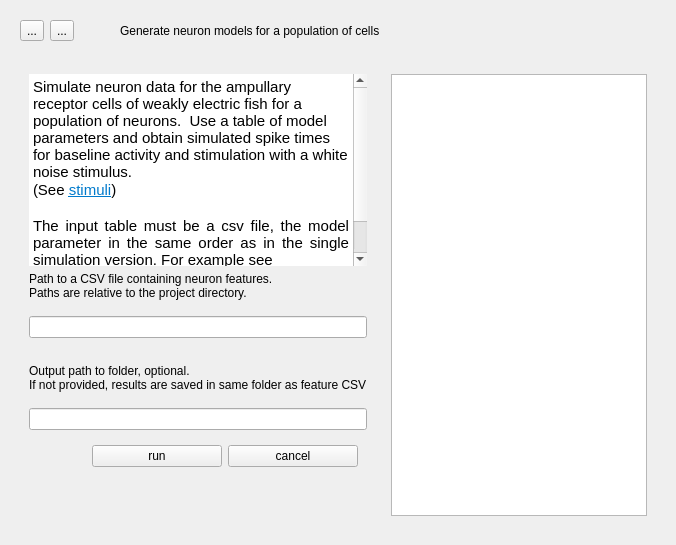
      <widget class="QWidget" name="table_gen">
       <layout class="QVBoxLayout" name="verticalLayout_16" stretch="0,1">
        <item>
         <widget class="QWidget" name="tc_header" native="true">
          <layout class="QHBoxLayout" name="horizontalLayout_4">
           <item>
            <widget class="QToolButton" name="tc_back_to_main">
             <property name="maximumSize">
              <size>
               <width>16777215</width>
               <height>27</height>
              </size>
             </property>
             <property name="text">
              <string>...</string>
             </property>
             <property name="icon">
              <iconset resource="resources.qrc">
               <normaloff>:/icons/pictograms/home.png</normaloff>:/icons/pictograms/home.png</iconset>
             </property>
            </widget>
           </item>
           <item>
            <widget class="QToolButton" name="tc_to_single">
             <property name="maximumSize">
              <size>
               <width>16777215</width>
               <height>27</height>
              </size>
             </property>
             <property name="text">
              <string>...</string>
             </property>
             <property name="icon">
              <iconset resource="resources.qrc">
               <normaloff>:/icons/pictograms/arrow_back.png</normaloff>:/icons/pictograms/arrow_back.png</iconset>
             </property>
            </widget>
           </item>
           <item>
            <spacer name="horizontalSpacer_3">
             <property name="orientation">
              <enum>Qt::Horizontal</enum>
             </property>
             <property name="sizeType">
              <enum>QSizePolicy::Maximum</enum>
             </property>
             <property name="sizeHint" stdset="0">
              <size>
               <width>40</width>
               <height>20</height>
              </size>
             </property>
            </spacer>
           </item>
           <item>
            <widget class="QLabel" name="tc_title">
             <property name="text">
              <string>Generate neuron models for a population of cells</string>
             </property>
             <property name="role" stdset="0">
              <string>title</string>
             </property>
            </widget>
           </item>
          </layout>
         </widget>
        </item>
        <item>
         <widget class="QWidget" name="tc_content" native="true">
          <layout class="QHBoxLayout" name="horizontalLayout_8">
           <item>
            <widget class="QWidget" name="tc_left_box" native="true">
             <layout class="QVBoxLayout" name="verticalLayout_27" stretch="0,0,0,0,0,0,0,0,0,1">
              <item>
               <widget class="QTextBrowser" name="tc_info">
                <property name="frameShape">
                 <enum>QFrame::NoFrame</enum>
                </property>
                <property name="html">
                 <string>&lt;!DOCTYPE HTML PUBLIC &quot;-//W3C//DTD HTML 4.0//EN&quot; &quot;http://www.w3.org/TR/REC-html40/strict.dtd&quot;&gt;
&lt;html&gt;&lt;head&gt;&lt;meta name=&quot;qrichtext&quot; content=&quot;1&quot; /&gt;&lt;style type=&quot;text/css&quot;&gt;
p, li { white-space: pre-wrap; }
&lt;/style&gt;&lt;/head&gt;&lt;body style=&quot; font-family:'Ubuntu'; font-size:11pt; font-weight:400; font-style:normal;&quot;&gt;
&lt;p style=&quot; margin-top:0px; margin-bottom:0px; margin-left:0px; margin-right:0px; -qt-block-indent:0; text-indent:0px;&quot;&gt;Simulate neuron data for the ampullary receptor cells of weakly electric fish for a population of neurons.  Use a table of model parameters and obtain simulated spike times for baseline activity and stimulation with a white noise stimulus.&lt;/p&gt;
&lt;p style=&quot; margin-top:0px; margin-bottom:0px; margin-left:0px; margin-right:0px; -qt-block-indent:0; text-indent:0px;&quot;&gt;(See &lt;a href=&quot;../../stimuli&quot;&gt;&lt;span style=&quot; text-decoration: underline; color:#007acc;&quot;&gt;stimuli&lt;/span&gt;&lt;/a&gt;)&lt;/p&gt;
&lt;p align=&quot;justify&quot; style=&quot;-qt-paragraph-type:empty; margin-top:0px; margin-bottom:0px; margin-left:0px; margin-right:0px; -qt-block-indent:0; text-indent:0px;&quot;&gt;&lt;br /&gt;&lt;/p&gt;
&lt;p align=&quot;justify&quot; style=&quot; margin-top:0px; margin-bottom:0px; margin-left:0px; margin-right:0px; -qt-block-indent:0; text-indent:0px;&quot;&gt;The input table must be a csv file, the model parameter in the same order as in the single simulation version. For example see&lt;/p&gt;
&lt;p align=&quot;justify&quot; style=&quot; margin-top:0px; margin-bottom:0px; margin-left:0px; margin-right:0px; -qt-block-indent:0; text-indent:0px;&quot;&gt;&lt;a href=&quot;../../examples/example_features.csv&quot;&gt;&lt;span style=&quot; text-decoration: underline; color:#007acc;&quot;&gt;example_features.csv&lt;/span&gt;&lt;/a&gt;&lt;/p&gt;
&lt;p align=&quot;justify&quot; style=&quot;-qt-paragraph-type:empty; margin-top:0px; margin-bottom:0px; margin-left:0px; margin-right:0px; -qt-block-indent:0; text-indent:0px;&quot;&gt;&lt;br /&gt;&lt;/p&gt;&lt;/body&gt;&lt;/html&gt;</string>
                </property>
               </widget>
              </item>
              <item>
               <widget class="QLabel" name="tc_input_label">
                <property name="text">
                 <string>Path to a CSV file containing neuron features.
Paths are relative to the project directory.</string>
                </property>
               </widget>
              </item>
              <item>
               <spacer name="verticalSpacer_10">
                <property name="orientation">
                 <enum>Qt::Vertical</enum>
                </property>
                <property name="sizeType">
                 <enum>QSizePolicy::Fixed</enum>
                </property>
                <property name="sizeHint" stdset="0">
                 <size>
                  <width>20</width>
                  <height>10</height>
                 </size>
                </property>
               </spacer>
              </item>
              <item>
               <widget class="QLineEdit" name="tc_input_path"/>
              </item>
              <item>
               <spacer name="verticalSpacer_9">
                <property name="orientation">
                 <enum>Qt::Vertical</enum>
                </property>
                <property name="sizeType">
                 <enum>QSizePolicy::Fixed</enum>
                </property>
                <property name="sizeHint" stdset="0">
                 <size>
                  <width>20</width>
                  <height>20</height>
                 </size>
                </property>
               </spacer>
              </item>
              <item>
               <widget class="QLabel" name="tc_output_label">
                <property name="text">
                 <string>Output path to folder, optional.
If not provided, results are saved in same folder as feature CSV</string>
                </property>
               </widget>
              </item>
              <item>
               <spacer name="verticalSpacer_8">
                <property name="orientation">
                 <enum>Qt::Vertical</enum>
                </property>
                <property name="sizeType">
                 <enum>QSizePolicy::Fixed</enum>
                </property>
                <property name="sizeHint" stdset="0">
                 <size>
                  <width>20</width>
                  <height>10</height>
                 </size>
                </property>
               </spacer>
              </item>
              <item>
               <widget class="QLineEdit" name="tc_output_path"/>
              </item>
              <item alignment="Qt::AlignRight">
               <widget class="QWidget" name="tc_control_widget" native="true">
                <layout class="QHBoxLayout" name="horizontalLayout_11">
                 <item>
                  <widget class="QPushButton" name="tc_btn_run">
                   <property name="sizePolicy">
                    <sizepolicy hsizetype="Fixed" vsizetype="Fixed">
                     <horstretch>0</horstretch>
                     <verstretch>0</verstretch>
                    </sizepolicy>
                   </property>
                   <property name="minimumSize">
                    <size>
                     <width>130</width>
                     <height>0</height>
                    </size>
                   </property>
                   <property name="maximumSize">
                    <size>
                     <width>130</width>
                     <height>16777215</height>
                    </size>
                   </property>
                   <property name="text">
                    <string>run</string>
                   </property>
                  </widget>
                 </item>
                 <item>
                  <widget class="QPushButton" name="tc_btn_cancel">
                   <property name="sizePolicy">
                    <sizepolicy hsizetype="Fixed" vsizetype="Fixed">
                     <horstretch>0</horstretch>
                     <verstretch>0</verstretch>
                    </sizepolicy>
                   </property>
                   <property name="minimumSize">
                    <size>
                     <width>130</width>
                     <height>0</height>
                    </size>
                   </property>
                   <property name="maximumSize">
                    <size>
                     <width>130</width>
                     <height>16777215</height>
                    </size>
                   </property>
                   <property name="text">
                    <string>cancel</string>
                   </property>
                  </widget>
                 </item>
                </layout>
               </widget>
              </item>
              <item>
               <spacer name="tc_verticalSpacer_1">
                <property name="orientation">
                 <enum>Qt::Vertical</enum>
                </property>
                <property name="sizeHint" stdset="0">
                 <size>
                  <width>20</width>
                  <height>40</height>
                 </size>
                </property>
               </spacer>
              </item>
             </layout>
            </widget>
           </item>
           <item>
            <widget class="QWidget" name="tc_right_box" native="true">
             <layout class="QVBoxLayout" name="verticalLayout_28">
              <item>
               <widget class="QPlainTextEdit" name="tc_text_output">
                <property name="readOnly">
                 <bool>true</bool>
                </property>
               </widget>
              </item>
             </layout>
            </widget>
           </item>
          </layout>
         </widget>
        </item>
       </layout>
      </widget>
